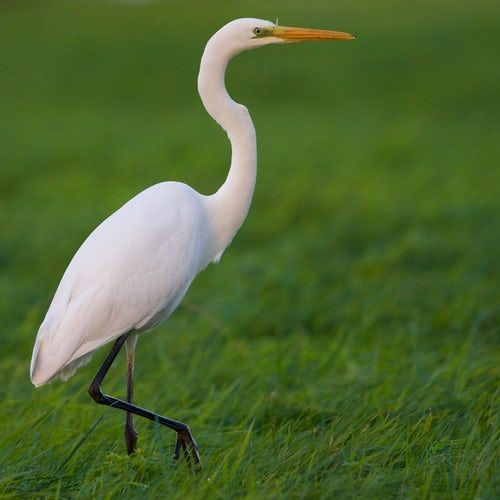
#> input picture Assignment1/image.jpg, 500 x 500 px
$ jupyter execute dipAssignment1.ipynb
#> lines starting #> are read from the running program, lines starting #| are printed output that depends on the picture; after the words box and inside, x2 and y2 are one past the last pixel; in counts of white or black regions, pixels touching at a corner belong together
[cell 1]
import matplotlib.pyplot as plt
import cv2


def main():
    img_path = './image.jpg'
    image = plt.imread(img_path)
#> image is the input picture: shape (500, 500, 3); mean R, G, B 79.6, 104.1, 49.7
#     print(image.shape)
#     print(image)

    plt.figure(figsize = (30, 60))

    plt.subplot(6,2,1)
    plt.title('Main Image')
    plt.imshow(image)


    plt.subplot(6,2,3)
    plt.title('Red Channel')
    red_ch = image[:, :, 0]
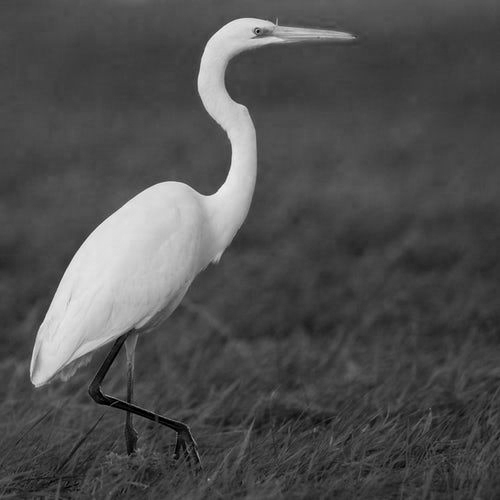
#> red_ch: shape (500, 500); min 0, max 248, mean 79.6
    plt.imshow(red_ch, cmap = 'Reds')

    plt.subplot(6,2,4)
    plt.title('Red Channel Histogram')
    plt.hist(red_ch.ravel(), 256, [0,256])


    plt.subplot(6,2,5)
    plt.title('Green Channel')
    green_ch = image[:, :, 1]
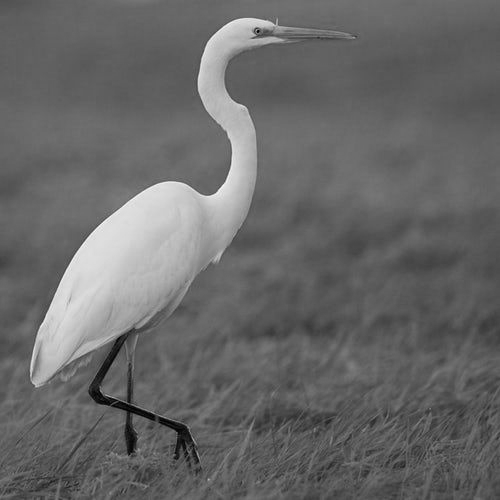
#> green_ch: shape (500, 500); min 0, max 255, mean 104.1
    plt.imshow(green_ch, cmap = 'Greens')

    plt.subplot(6,2,6)
    plt.title('Green Channel Histogram')
    plt.hist(green_ch.ravel(), 256, [0,256])


    plt.subplot(6,2,7)
    plt.title('Blue Channel')
    blue_ch = image[:, :, 2]
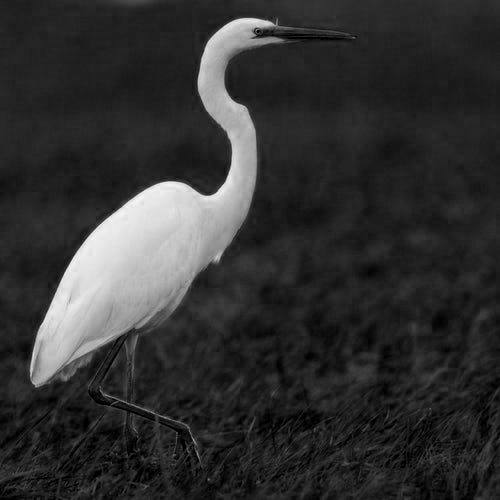
#> blue_ch: shape (500, 500); min 0, max 252, mean 49.7
    plt.imshow(blue_ch, cmap = 'Blues')

    plt.subplot(6,2,8)
    plt.title('Blue Channel Histogram')
    plt.hist(blue_ch.ravel(), 256, [0,256])


    plt.subplot(6,2,9)
    plt.title('Grayscale Image')
    grayscale_img = cv2.cvtColor(image, cv2.COLOR_RGB2GRAY)
    plt.imshow(grayscale_img, cmap = 'gray')

    plt.subplot(6,2,10)
    plt.title('Grayscale Image Histogram')
    plt.hist(grayscale_img.ravel(), 256, [0,256])


    plt.subplot(6,2,11)
    plt.title('Binary Image')
    th, binary_img = cv2.threshold(grayscale_img, 127, 256, cv2.THRESH_BINARY)
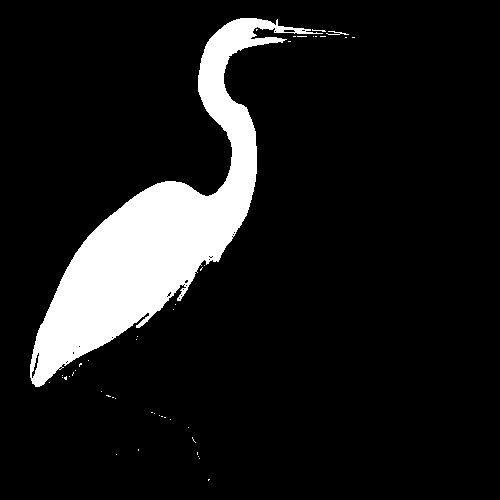
#> binary_img: shape (500, 500); 10.7% white; 45 white regions (43 under 20 px), largest, box (x1, y1, x2, y2) and area: (30, 18, 323, 387) 26679, (326, 31, 349, 35) 40
    plt.imshow(binary_img, cmap = 'binary')

    plt.subplot(6,2,12)
    plt.title('Binary Image Histogram')
    plt.hist(binary_img.ravel(), 256, [0,256])

    plt.savefig('processed.png')
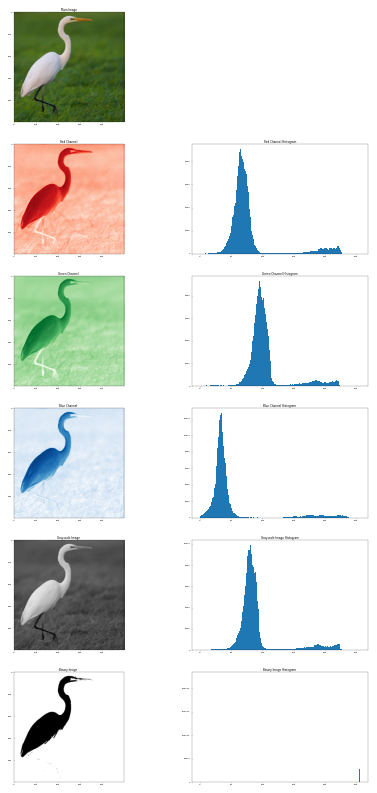
#> figure drawn by matplotlib, 11 panels; panel 3: tallest bar 9027 high, from x = 64 to 65; panel 5: tallest bar 9266 high, from x = 95 to 96; panel 7: tallest bar 12646 high, from x = 34 to 35; panel 9: tallest bar 9878 high, from x = 80 to 81

if __name__ == '__main__':
    main()
